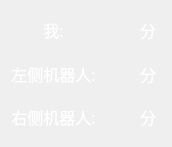
<?xml version="1.0" encoding="UTF-8"?>
<ui version="4.0">
 <class>ScorePannel</class>
 <widget class="QWidget" name="ScorePannel">
  <property name="geometry">
   <rect>
    <x>0</x>
    <y>0</y>
    <width>172</width>
    <height>147</height>
   </rect>
  </property>
  <property name="windowTitle">
   <string>Form</string>
  </property>
  <layout class="QGridLayout" name="gridLayout">
   <item row="0" column="0">
    <widget class="QLabel" name="m_user">
     <property name="font">
      <font>
       <family>Mistral</family>
       <pointsize>12</pointsize>
       <bold>false</bold>
      </font>
     </property>
     <property name="styleSheet">
      <string notr="true">color: rgb(255, 255, 255);</string>
     </property>
     <property name="text">
      <string>我:</string>
     </property>
     <property name="alignment">
      <set>Qt::AlignCenter</set>
     </property>
    </widget>
   </item>
   <item row="0" column="1">
    <widget class="QLabel" name="mScore">
     <property name="font">
      <font>
       <family>Mistral</family>
       <pointsize>12</pointsize>
       <bold>false</bold>
      </font>
     </property>
     <property name="styleSheet">
      <string notr="true">color: rgb(255, 255, 255);</string>
     </property>
     <property name="text">
      <string/>
     </property>
     <property name="alignment">
      <set>Qt::AlignCenter</set>
     </property>
    </widget>
   </item>
   <item row="0" column="2">
    <widget class="QLabel" name="score1">
     <property name="font">
      <font>
       <family>Mistral</family>
       <pointsize>12</pointsize>
       <bold>false</bold>
      </font>
     </property>
     <property name="styleSheet">
      <string notr="true">color: rgb(255, 255, 255);</string>
     </property>
     <property name="text">
      <string>分</string>
     </property>
     <property name="alignment">
      <set>Qt::AlignCenter</set>
     </property>
    </widget>
   </item>
   <item row="1" column="0">
    <widget class="QLabel" name="robotLeft">
     <property name="font">
      <font>
       <family>Mistral</family>
       <pointsize>12</pointsize>
       <bold>false</bold>
      </font>
     </property>
     <property name="styleSheet">
      <string notr="true">color: rgb(255, 255, 255);</string>
     </property>
     <property name="text">
      <string>左侧机器人:</string>
     </property>
     <property name="alignment">
      <set>Qt::AlignCenter</set>
     </property>
    </widget>
   </item>
   <item row="1" column="1">
    <widget class="QLabel" name="leftScore">
     <property name="font">
      <font>
       <family>Mistral</family>
       <pointsize>12</pointsize>
       <bold>false</bold>
      </font>
     </property>
     <property name="styleSheet">
      <string notr="true">color: rgb(255, 255, 255);</string>
     </property>
     <property name="text">
      <string/>
     </property>
     <property name="alignment">
      <set>Qt::AlignCenter</set>
     </property>
    </widget>
   </item>
   <item row="1" column="2">
    <widget class="QLabel" name="score2">
     <property name="font">
      <font>
       <family>Mistral</family>
       <pointsize>12</pointsize>
       <bold>false</bold>
      </font>
     </property>
     <property name="styleSheet">
      <string notr="true">color: rgb(255, 255, 255);</string>
     </property>
     <property name="text">
      <string>分</string>
     </property>
     <property name="alignment">
      <set>Qt::AlignCenter</set>
     </property>
    </widget>
   </item>
   <item row="2" column="0">
    <widget class="QLabel" name="robotRight">
     <property name="font">
      <font>
       <family>Mistral</family>
       <pointsize>12</pointsize>
       <bold>false</bold>
      </font>
     </property>
     <property name="styleSheet">
      <string notr="true">color: rgb(255, 255, 255);</string>
     </property>
     <property name="text">
      <string>右侧机器人:</string>
     </property>
     <property name="alignment">
      <set>Qt::AlignCenter</set>
     </property>
    </widget>
   </item>
   <item row="2" column="1">
    <widget class="QLabel" name="rightScore">
     <property name="font">
      <font>
       <family>Mistral</family>
       <pointsize>12</pointsize>
       <bold>false</bold>
      </font>
     </property>
     <property name="styleSheet">
      <string notr="true">color: rgb(255, 255, 255);</string>
     </property>
     <property name="text">
      <string/>
     </property>
     <property name="alignment">
      <set>Qt::AlignCenter</set>
     </property>
    </widget>
   </item>
   <item row="2" column="2">
    <widget class="QLabel" name="score3">
     <property name="font">
      <font>
       <family>Mistral</family>
       <pointsize>12</pointsize>
       <bold>false</bold>
      </font>
     </property>
     <property name="styleSheet">
      <string notr="true">color: rgb(255, 255, 255);</string>
     </property>
     <property name="text">
      <string>分</string>
     </property>
     <property name="alignment">
      <set>Qt::AlignCenter</set>
     </property>
    </widget>
   </item>
  </layout>
 </widget>
 <resources/>
 <connections/>
</ui>
